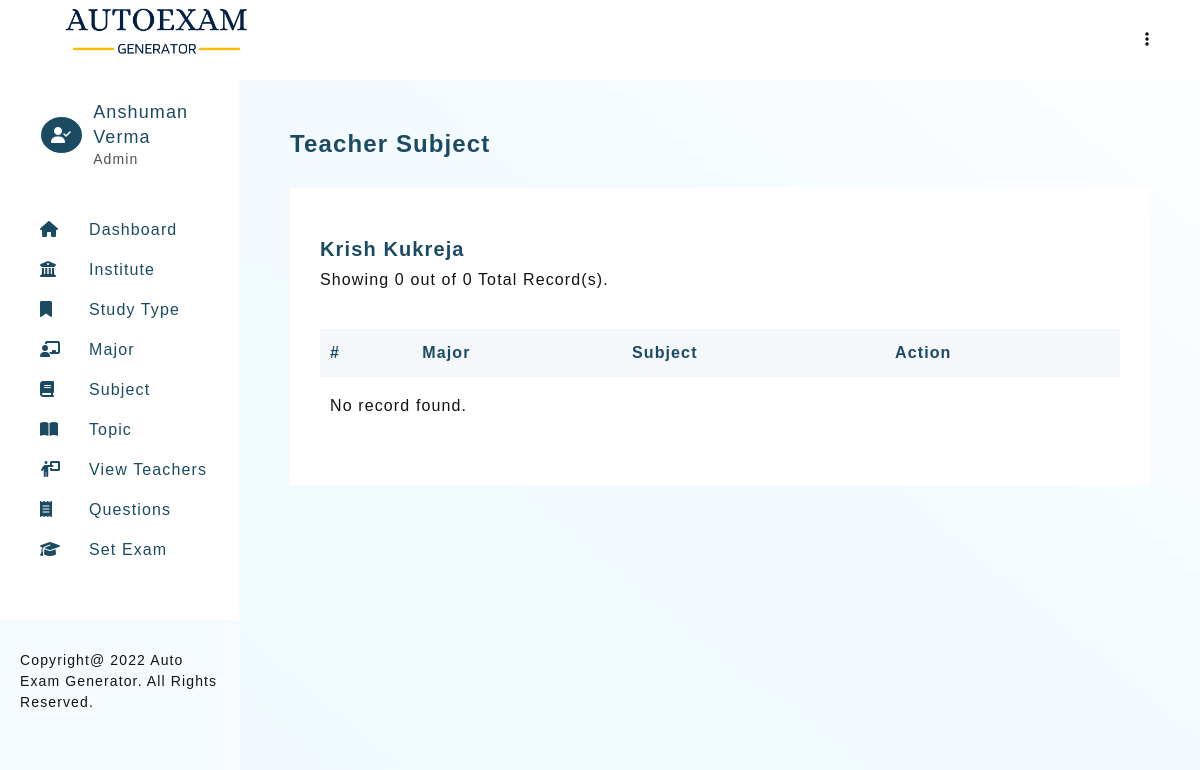
The page /teacher-subject-view.php?teacher=2 (signed in) on the database its author committed.
### tables this page shows
CREATE TABLE `teacher_profile` (
  `teacher_id` int PRIMARY KEY AUTO_INCREMENT,
  `teacher_firstname` varchar(30) NOT NULL,
  `teacher_lastname` varchar(30) NOT NULL,
  `email` varchar(50) UNIQUE,
  `password` varchar(100) NOT NULL,
  `type` ENUM('Admin','Teacher') NOT NULL DEFAULT 'Teacher',
  `addedOn` DATETIME DEFAULT CURRENT_TIMESTAMP
);

### includes/config.php (called while the page is built, shortened)
<?php
    $sitename = "Auto Exam Generator";

### teacher-subject-view.php (the view, shortened to what this page needs)
<?php
    require_once './templates/header.php';
    if(isset($_GET['teacher']))
    {
        $teacherQ = mysqli_query($connection, "SELECT * FROM teacher_profile WHERE teacher_id = '$_GET[teacher]'");
        $teacherR = mysqli_fetch_assoc($teacherQ);
        $limit = 10;
        if(isset($_GET['page']))
        {
            $page = $_GET['page'];
        }
        else
        {
            $page  = 1;
        }
        $start = ($page * $limit) - $limit;
        $serialNo = $start + 1;
        $countTeacherQ = mysqli_query($connection, "SELECT count(subjectId) as total FROM `teacher_subject_relation` WHERE `teacherId` = '$_GET[teacher]'");
        $countTeacherR = mysqli_fetch_assoc($countTeacherQ);
        $noOfTeachers = $countTeacherR['total'];
        $teacherQuery = mysqli_query($connection,
        "SELECT * FROM `teacher_subject_relation`
        LEFT JOIN subject_details ON `teacher_subject_relation`.`subjectId` = `subject_details`.`subject_id`
        LEFT JOIN major ON `major`.`major_id` = `subject_details`.`major_id`
        WHERE `teacher_subject_relation`.`teacherId` = '$_GET[teacher]'
        ORDER BY `major`.`major_name`, `subject_details`.`subject_name`
        LIMIT $start, $limit
        ");
    }
?>
<section>
    <h3 class="heading">Teacher Subject</h3>
    <div class="card">
        <div class="card-heading">
            <div>
                <h4 class="sub-heading"><?= ucfirst($teacherR['teacher_firstname'])  .' '. ucfirst($teacherR['teacher_lastname']); ?></h4>
                <p class="desc">Showing <?php echo mysqli_num_rows($teacherQuery); ?> out of <?= $noOfTeachers;?> Total Record(s).</p>
            </div>
        </div>
        <div class="table-responsive">
            <table class="table">
                <thead>
                    <tr>
                        <th>#</th>
                        <th>Major</th>
                        <th>Subject</th>
                        <th>Action</th>
                    </tr>
                </thead>
                <tbody>
                    <?php
                        if(mysqli_num_rows($teacherQuery) > 0)
                        {
                            while ($teacherRow = mysqli_fetch_assoc($teacherQuery))
                            {
                                echo "
                                    <tr>
                                        <td>$serialNo</td>
                                        <td>$teacherRow[major_name]</td>
                                        <td>$teacherRow[subject_name]</td>
                                        <td><a href=\"teacher-subject-view.php?delete_teacher=$teacherRow[teacherId]&&delete_subject=$teacherRow[subject_id]\"  class=\"btn btn-delete\"><i class=\"fa-solid fa-trash-can\"></i></a></td>
                                    </tr>
                                ";
                                $serialNo++;
                            }
                        }
                        else
                        {
                            echo "<tr><td colspan=\"5\">No record found.</td></tr>";
                        }
                    ?>
                </tbody>
            </table>
        </div>
    </div>
</section>
<?php
    require_once './templates/footer.php';
?>

### templates/header.php (shortened to what this page needs)
<?php
    require './includes/config.php';
    require_once './includes/connection.php';
    if(isset($_SESSION['user']))
    {
        $userQuery = mysqli_query($connection, "SELECT * FROM teacher_profile WHERE email = '$_SESSION[user]'");
        $userRow = mysqli_fetch_assoc($userQuery);
    }
?>
<!DOCTYPE html>
<html lang="en">
<head>
    <link rel="stylesheet" href="./assets/css/main.css">
    <link rel="stylesheet" href="./assets/css/style.css">
    <link rel="stylesheet" href="https://cdnjs.cloudflare.com/ajax/libs/font-awesome/6.1.1/css/all.min.css">
</head>
<body>
    <header class="admin-header">
        <h1 class="title">
            <img src="./assets/images/logo.png" alt="Auto Exam Generator" height="60px">
        </h1>
        <div>
            <ul>
                <li class="dropmenu">
                    <a href="#"><i class="fa-solid fa-ellipsis-vertical"></i></a>
                </li>
            </ul>
        </div>
    </header>
    <aside id="asideMenu">
        <div class="profile-header" id="profile-header2">
            <?php
                if($_SESSION['userType'] == 'Admin')
                {
                    echo "<i class=\"fa-solid fa-user-check\"></i>";
                }
                else
                {
                    echo "<i class=\"fa-solid fa-user\"></i>";
                }
            ?>
            <div>
                <h2>
                    <?=
                        $userRow['teacher_firstname'] ." ". $userRow['teacher_lastname']
                    ?>
                </h2>
                <p> <?=  $_SESSION['userType']; ?> </p>
            </div>
        </div>
        <section id="nav-header">
            <nav>
                <ul class="navbar">
                    <li><a href="dashboard.php"><i class="fa-solid fa-house"></i><span>Dashboard</span></a></li>
                            <li><a href="institute-view.php"><i class="fa-solid fa-building-columns"></i><span>Institute</span></a></li>
                            <li><a href="studyType-view.php"><i class="fa-solid fa-bookmark"></i><span>Study Type</span></a></li>
                            <li><a href="major-view.php"><i class="fa-solid fa-chalkboard-user"></i><span>Major</span></a></li>
                            <li><a href="subject-view.php"><i class="fa-solid fa-book"></i><span>Subject</span></a></li>
                            <li><a href="topic-view.php"><i class="fa-solid fa-book-open"></i><span>Topic</span></a></li>
                    <?php
                        if($_SESSION['userType'] == 'Admin')
                        {
                    ?>
                            <li><a href="teacher-view.php"><i class="fa-solid fa-person-chalkboard"></i><span>View Teachers</span></a></li>
                    <?php
                        }
                    ?>
                    <li><a href="question-view.php"><i class="fa-solid fa-receipt"></i><span>Questions</span></a></li>
                    <li><a href="setExam-1.php"><i class="fa-solid fa-graduation-cap"></i><span>Set Exam</span></a></li>
                </ul>
            </nav>
        </section>
        <footer class="copyright">Copyright@
            <?= date("Y"); ?>
            <?= $sitename; ?>. All Rights Reserved.
        </footer>
    </aside>
    <main>

### assets/css/main.css (style rules this page uses)
* { margin: 0; padding: 0; box-sizing: border-box; }
body { font-family: 'Gill Sans', 'Gill Sans MT', Calibri, 'Trebuchet MS', sans-serif; color: #121212; letter-spacing: 0.07em; }
html { scroll-behavior: smooth; }
a { text-decoration: none; }
ul { list-style: none; }

### assets/css/style.css (style rules this page uses)
:root { --primary-color: #1a4b63; }
body { color: #121212; }
.admin-header { padding: 0 50px; background-color: #fff; display: flex; justify-content: space-between; width: 100%; z-index: 12; height: 10vh; line-height: 10vh; position: fixed; top: 0; left: 0; }
.admin-header .dropmenu { position: relative; text-align: right; }
.admin-header .dropmenu a { color: #121212; }
aside { width: 50%; background-color: #fff; height: 100%; overflow: auto; position: fixed; display: flex; flex-direction: column; justify-content: space-between; border-right: solid 1px rgb(255, 249, 249); display: none; background-color: #f6fbff; }
aside > #nav-header { padding: 20px 20px 50px 40px; display: grid; grid-template-columns: 1fr; row-gap: 20px; align-content: start; background-color: #fff; }
h1.title { color: var(--primary-color); font-size: 18px; }
.profile-header { display: flex; justify-content: flex-start; align-items: center; line-height: 1.4; padding: 20px 20px 20px 40px; background-color: #fff; }
.profile-header > i { border-radius: 50%; color: #fff; border: solid 1px; padding: 10px; background-color: var(--primary-color); margin-right: 10px; }
.profile-header > div > h2 { color: var(--primary-color); font-size: 18px; font-weight: normal; }
.profile-header > div > p { color: #515151; font-size: 14px; }
aside > #nav-header > nav > ul { line-height: 2.5; }
aside > #nav-header > nav > ul > li > a { color: var(--primary-color); font-size: 16px; display: block; }
aside > #nav-header > nav > ul > li > a > i { display: inline-block; width: 30px; }
aside > #nav-header > nav > ul > li > a > span { margin-left: 19px; }
aside > footer { background-color: #f6fbff; padding: 30px 20px 30px; line-height: 1.5; font-size: 14px; }
main { background-image: linear-gradient(to right top, #f0f9ff, #f0f9ff, #f0faff, #f1faff, #f1faff, #f2faff, #f4fbff, #f5fbff, #f7fcff, #f9fcff, #fbfdff, #fdfeff); min-height: 100vh; padding: 50px 50px; margin-top: 10vh; }
main > section { margin-bottom: 100px; }
.heading { color: var(--primary-color); margin-bottom: 30px; font-size: 24px; font-weight: 600; }
.sub-heading { color: var(--primary-color); margin-bottom: 10px; font-size: 20px; font-weight: 600; }
.card { background-color: #fff; padding: 50px 30px; }
.card-heading { display: flex; justify-content: space-between; align-items: center; margin-bottom: 30px; flex-direction: column; }
.table-responsive { overflow: auto; }
.table { width: 100%; border-collapse: collapse; margin-top: 10px; }
.table > thead { text-align: left; background-color: #f4f8fb; color: var(--primary-color); }
.table > thead > tr > th { padding: 15px 10px; }
.table > tbody > tr > td { padding: 20px 10px; }
@media (min-width: 992px) { aside { display: block; width: 20%; } }
@media (min-width: 992px) { main { margin-left: 20%; width: 80%; } }
@media (min-width: 992px) { .card-heading { flex-direction: row; } }

### rows shown on the page
teacher_profile: teacher_firstname "Anshuman", teacher_lastname "Verma"
teacher_profile: teacher_firstname "Krish", teacher_lastname "Kukreja"

### other values the page prints
$_SESSION['userType'] "Admin"
$sitename "Auto Exam Generator"
mysqli_num_rows($teacherQuery) "0"
$noOfTeachers "0"
